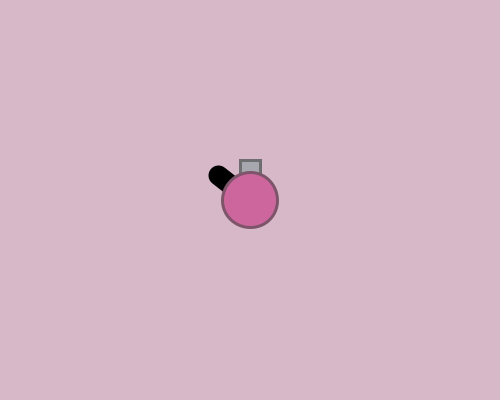
Frame 1 (no input)
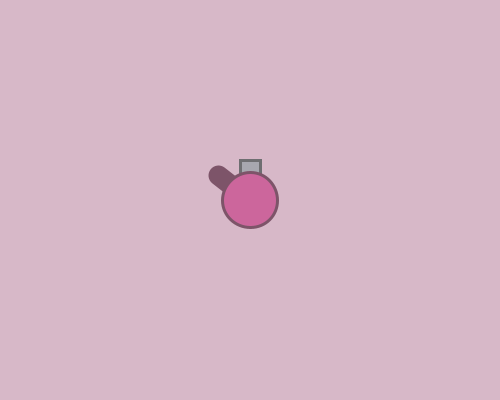
Frame 60 (the mouse pressed at the canvas centre just before this capture)
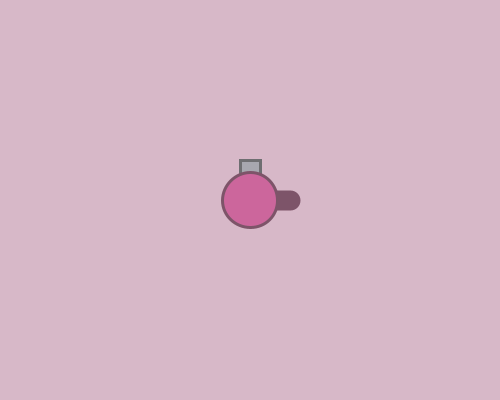
Frame 120 (the mouse held since frame 60 and released just before this capture)

The Processing sketch that drew these frames (run headless with seeded random() and noise(); from frame 60 on, the mouse is pressed at the canvas centre):

// Processing sketch: week07_2_arras02_atan_cos_sin
// ── week07_2_arras02_atan_cos_sin.pde
// week07_2_arras02_atan_cos_sin
void setup(){
  size(500,400);
}
float x = 250, y=200;
void draw(){
  background(215,184,200);
  float dx = mouseX-x, dy = mouseY-y;
  float a = atan2(dy,dx); //atan2() 算出角度
  strokeWeight(20); //很粗的一條線，長度是40
  line(x, y, x+cos(a)*40, y+sin(a)*40); //cos()算出x方向，sin()算出y方向
  
  fill(167,167,175);
  stroke(110,110,113);
  strokeWeight(3);
  rect(240,160,20,20);//砲管
  
  fill(204,102,156);
  stroke(125,84,105);
  strokeWeight(3);
  ellipse(x,y,55,55);//圓形的身體
  //line(x,y,mouseX,mouseY);
}
